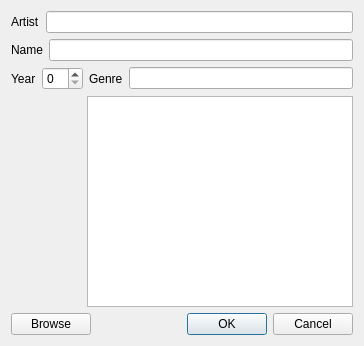
<?xml version="1.0" encoding="UTF-8"?>
<ui version="4.0">
 <class>AlbumDialog</class>
 <widget class="QDialog" name="AlbumDialog">
  <property name="geometry">
   <rect>
    <x>0</x>
    <y>0</y>
    <width>364</width>
    <height>346</height>
   </rect>
  </property>
  <property name="windowTitle">
   <string>Dialog</string>
  </property>
  <layout class="QGridLayout" name="gridLayout">
   <item row="0" column="0">
    <layout class="QHBoxLayout" name="horizontalLayout_2">
     <item>
      <widget class="QLabel" name="Alabel">
       <property name="text">
        <string>Artist</string>
       </property>
      </widget>
     </item>
     <item>
      <widget class="QLineEdit" name="AlineEdit"/>
     </item>
    </layout>
   </item>
   <item row="1" column="0">
    <layout class="QHBoxLayout" name="horizontalLayout_3">
     <item>
      <widget class="QLabel" name="Nlabel">
       <property name="text">
        <string>Name</string>
       </property>
      </widget>
     </item>
     <item>
      <widget class="QLineEdit" name="NlineEdit"/>
     </item>
    </layout>
   </item>
   <item row="2" column="0">
    <layout class="QHBoxLayout" name="horizontalLayout_4">
     <item>
      <widget class="QLabel" name="Ylabel">
       <property name="text">
        <string>Year</string>
       </property>
      </widget>
     </item>
     <item>
      <widget class="QSpinBox" name="YspinBox"/>
     </item>
     <item>
      <widget class="QLabel" name="Glabel">
       <property name="text">
        <string>Genre</string>
       </property>
      </widget>
     </item>
     <item>
      <widget class="QLineEdit" name="GlineEdit"/>
     </item>
    </layout>
   </item>
   <item row="3" column="0">
    <layout class="QHBoxLayout" name="horizontalLayout_6">
     <item>
      <widget class="QLabel" name="Imglabel">
       <property name="minimumSize">
        <size>
         <width>70</width>
         <height>0</height>
        </size>
       </property>
       <property name="text">
        <string/>
       </property>
      </widget>
     </item>
     <item>
      <widget class="QPlainTextEdit" name="comment"/>
     </item>
    </layout>
   </item>
   <item row="4" column="0">
    <layout class="QHBoxLayout" name="horizontalLayout_5">
     <item>
      <widget class="QPushButton" name="BrowseButton">
       <property name="text">
        <string>Browse</string>
       </property>
      </widget>
     </item>
     <item>
      <spacer name="horizontalSpacer">
       <property name="orientation">
        <enum>Qt::Horizontal</enum>
       </property>
       <property name="sizeHint" stdset="0">
        <size>
         <width>40</width>
         <height>20</height>
        </size>
       </property>
      </spacer>
     </item>
     <item>
      <widget class="QDialogButtonBox" name="buttonBox">
       <property name="orientation">
        <enum>Qt::Horizontal</enum>
       </property>
       <property name="standardButtons">
        <set>QDialogButtonBox::Cancel|QDialogButtonBox::Ok</set>
       </property>
      </widget>
     </item>
    </layout>
   </item>
  </layout>
 </widget>
 <resources/>
 <connections>
  <connection>
   <sender>buttonBox</sender>
   <signal>accepted()</signal>
   <receiver>AlbumDialog</receiver>
   <slot>accept()</slot>
   <hints>
    <hint type="sourcelabel">
     <x>248</x>
     <y>254</y>
    </hint>
    <hint type="destinationlabel">
     <x>157</x>
     <y>274</y>
    </hint>
   </hints>
  </connection>
  <connection>
   <sender>buttonBox</sender>
   <signal>rejected()</signal>
   <receiver>AlbumDialog</receiver>
   <slot>reject()</slot>
   <hints>
    <hint type="sourcelabel">
     <x>316</x>
     <y>260</y>
    </hint>
    <hint type="destinationlabel">
     <x>286</x>
     <y>274</y>
    </hint>
   </hints>
  </connection>
 </connections>
</ui>
